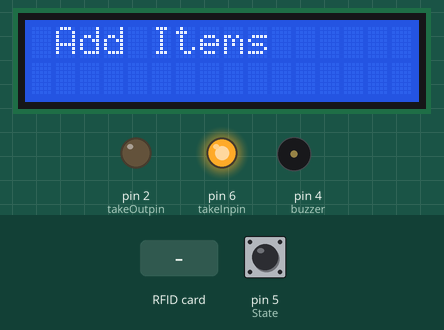
Simulated run of this sketch. Board: Arduino Uno, built with avr-gcc and run on an emulated ATmega328P. Parts: 16×2 character LCD, output pins drawn as LEDs (lit = HIGH), buzzer (waves = sounding, pin HIGH). Inputs (shaded band) come from the test bench; at power-on: pin 5 (State) HIGH. Pins used as bus, display or sensor lines are not drawn; what the sketch prints to the serial monitor is not drawn.

Above: at 5.4 s.
5.5 s: RFID card A2 05 0E 51 held to the reader
At 8.2 s:
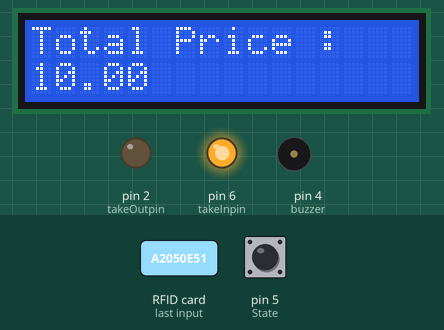
8.5 s: RFID card 92 D1 E5 51 held to the reader
At 11.0 s:
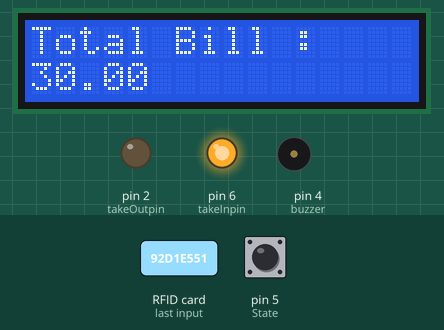
11.5 s: RFID card 92 85 CB 51 held to the reader
At 12.8 s:
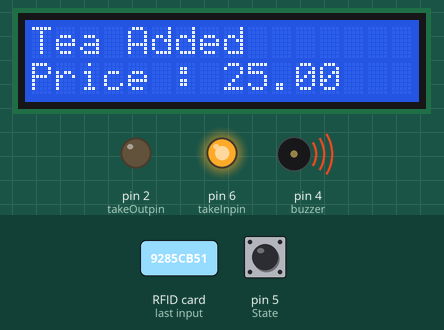
14.5 s: pin 5 (State) pulled LOW for 0.15 s
At 15.8 s:
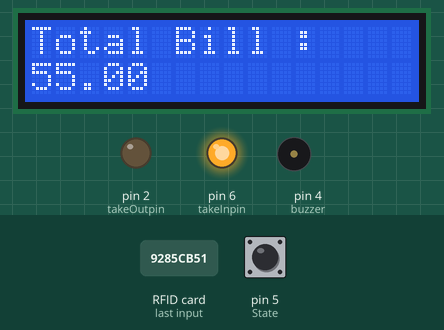
16.1 s: pin 5 (State) pulled LOW for 3.2 s
At 17.0 s:
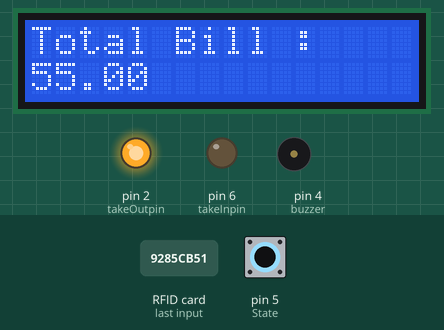
Timing chart, 0 to 20.8 s (numbered marks = the images above; inputs shaded):
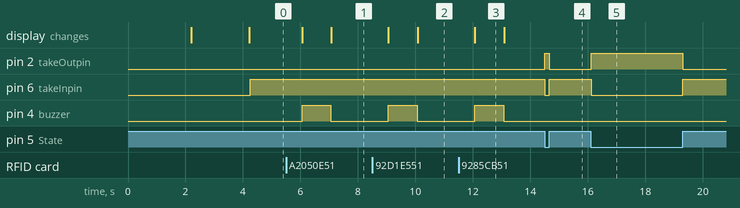

The sketch:

Trolley_System.ino
```cpp
/*
Author: Evans Muema
Date:23/3/2024
Contact:muemarevans@gmail.com
GitHub:MuemarXe
I hope this Helps Fellow Embedded systems Engineer!!!!
Enjoy!!!!
*/

#include <Wire.h>
// Include LCD display library for I2C
#include <LiquidCrystal_I2C.h>
// Include Keypad library

// Create LCD object
LiquidCrystal_I2C lcd(0x27, 16, 2);
#include <SPI.h>
#include <MFRC522.h>

#define SS_PIN 10
#define RST_PIN 9
MFRC522 mfrc522(SS_PIN, RST_PIN);

char input[12];
int count = 0;
const int State =5;
int takeInpin =6;
int takeOutpin =2;
int buzzer =4;

bool itemAdded1 = false; // Flags to track whether item is added
bool itemAdded2 = false;
bool itemAdded3 = false;

int ButtonState;
int p1 = 0, p2 = 0, p3 = 0, p4 = 0;
int c1 = 0, c2 = 0, c3 = 0, c4 = 0;

double total = 0;
int count_prod = 0;
String uid = "";

void setup ()
{

  Serial.begin(9600);
  pinMode(State, INPUT_PULLUP);
  pinMode(takeOutpin, OUTPUT);
  pinMode(takeInpin, OUTPUT);
  pinMode(buzzer, OUTPUT);
  SPI.begin();
  mfrc522.PCD_Init();
  lcd.clear();
  lcd.backlight();
  lcd.init();
  lcd.begin(16, 2);

  lcd.clear();
  lcd.setCursor(0, 0);
  lcd.print("WELCOME TO");
  delay (2000);
  lcd.setCursor(3, 1);
  lcd.print("SUPER MARKET");
  delay (2000);
  lcd.clear();
  lcd.setCursor(0, 0);
  lcd.print(" Add Items");


}


void loop()
{
   if (mfrc522.PICC_IsNewCardPresent() && mfrc522.PICC_ReadCardSerial()) {
    // Read the UID number
    uid = "";
    for (byte i = 0; i < mfrc522.uid.size; i++) {
      uid += String(mfrc522.uid.uidByte[i] < 0x10 ? "0" : "");
      uid += String(mfrc522.uid.uidByte[i], HEX);
    }

    Serial.println("UID tag is : " + uid);


    mfrc522.PICC_HaltA();  // Halt card
    mfrc522.PCD_StopCrypto1(); // Stop encryption on the card

    delay(500);  // Wait for a second before scanning for the next card

    delay(5);

  }
   ButtonState = digitalRead(State);
  Serial.print("Button state: ");
  Serial.println(ButtonState);
   if( ButtonState==1){
    digitalWrite(takeInpin,HIGH);
    digitalWrite(takeOutpin, LOW);

    }
   if( ButtonState==0){
    digitalWrite(takeOutpin,HIGH);
    digitalWrite(takeInpin,LOW);
    }

  if (uid =="a2050e51" && ButtonState == 1  && !itemAdded1)
  {
    Serial.println("Butter Added ");
    lcd.setCursor(0, 0);
    lcd.print("Butter Added       ");
    lcd.setCursor(0, 1);
    lcd.print("Price : 10.00      ");
    itemAdded1 = true; // Set flag to true
    p1++;
    digitalWrite(4, HIGH);
    delay(1000);
    digitalWrite(4, LOW);
    total = total + 10.00;
    count_prod++;
    digitalWrite(4, LOW);
      lcd.clear();
      lcd.setCursor(0, 0);
      lcd.print("Total Price :");

      lcd.setCursor(0, 1);
      lcd.print(total);

  }
  else if (uid == "a2050e51" &&  ButtonState == 0 && itemAdded1)
  {
    if (p1 > 0)
    {
      Serial.println("Butter Removed ");
      lcd.clear();
      lcd.setCursor(0, 0);
      lcd.print("Butter Removed!!!        ");
      digitalWrite(4, HIGH);
      delay(1000);
      digitalWrite(4, LOW);
      itemAdded1 = false; // Set flag to true
      p1--;
      total = total - 10.00;
      count_prod--;

      lcd.clear();
      lcd.setCursor(0, 0);
      lcd.print("Total Price :");

      lcd.setCursor(0, 1);
      lcd.print(total);
    }
    else
    {
      lcd.clear();
      lcd.setCursor(0, 0);
      lcd.print("Not in cart!!!        ");
      digitalWrite(4, HIGH);
      delay(2000);
      digitalWrite(4, LOW);
      digitalWrite(4, HIGH);
      delay(1500);
      digitalWrite(4, LOW);
       digitalWrite(4, HIGH);
      delay(1000);
      digitalWrite(4, LOW);

      lcd.clear();
    }
  }


  if ( uid=="92d1e551" &&  ButtonState == 1  && !itemAdded2)
  {
    Serial.println ("Milk Added ");
    lcd.setCursor(0, 0);
    lcd.print("Milk Added       ");
    lcd.setCursor(0, 1);
    lcd.print("Price : 20.00      ");
    p2++;
    digitalWrite(4, HIGH);

    delay(1000);
    digitalWrite(4, LOW);
    itemAdded2 = true; // Set flag to true
    total = total + 20.00;
    count_prod++;
     lcd.clear();
      lcd.setCursor(0, 0);
      lcd.print("Total Bill :");

      lcd.setCursor(0, 1);
      lcd.print(total);
  }

  else if ( uid=="92d1e551" &&  ButtonState == 0  && itemAdded2)
  {
    if (p2 > 0)
    { Serial.println ("Milk Removed ");
      lcd.clear();
      lcd.setCursor(0, 0);
      lcd.print("Milk Removed!!!        ");
      digitalWrite(4, HIGH);

      delay(1000);
      digitalWrite(4, LOW);
      itemAdded2 = false; // Set flag to true
      p2--;
      total = total - 20.00;
      count_prod--;
      lcd.clear();
      lcd.setCursor(0, 0);
      lcd.print("Total Bill :");
      lcd.setCursor(0, 1);
      lcd.print(total);
    }
    else
    {
      lcd.clear();
      lcd.setCursor(0, 0);
      lcd.print("Not in cart!!!        ");
      digitalWrite(4, HIGH);

      delay(2000);
      digitalWrite(4, LOW);
      lcd.clear();
    }
  }


if ( uid == "9285cb51" &&  ButtonState == 1  && !itemAdded3)
  {

    Serial.println("Tea Added ");
    lcd.setCursor(0, 0);
    lcd.print("Tea Added       ");
    lcd.setCursor(0, 1);
    lcd.print("Price : 25.00      ");
    p3++;
    digitalWrite(4, HIGH);

    delay(1000);
    digitalWrite(4, LOW);
    itemAdded3 = true; // Set flag to true
    total = total + 25.00;
    count_prod++;
     lcd.clear();


      lcd.clear();
      lcd.setCursor(0, 0);
      lcd.print("Total Bill :");

      lcd.setCursor(0, 1);
      lcd.print(total);


  }

  else if ( uid== "9285cb51" && ButtonState == 0  && itemAdded3)
  {
    if (p3 > 0)
    { Serial.println("Tea Removed ");
      lcd.clear();
      lcd.setCursor(0, 0);
      lcd.print("Tea Removed!!!        ");
      digitalWrite(4, HIGH);

      delay(1000);
       digitalWrite(4, LOW);
       itemAdded3 = false; // Set flag to true

      p3--;
      total = total - 25.00;
      count_prod--;
      lcd.clear();

      lcd.clear();
      lcd.setCursor(0, 0);
      lcd.print("Total Bill :");
      lcd.setCursor(0, 1);
      lcd.print(total);

    }
    else
    {
      lcd.clear();
      lcd.setCursor(0, 0);
      lcd.print("Not in cart!!!        ");
      digitalWrite(4, HIGH);

      delay(2000);
      digitalWrite(4, LOW);
      lcd.clear();
    }
  }
  uid = ""; // Reset UID after processing
}
```

Measured:
- after the input at 5.5 s, pin 4 (buzzer): LOW → HIGH after 0.55 s, → LOW 1.0 s later; the display: first changes after 0.55 s (image 1 shows a later state)
- after the input at 8.5 s, pin 4 (buzzer): LOW → HIGH after 0.56 s, → LOW 1.0 s later; the display: first changes after 0.56 s (image 2 shows a later state)
- after the input at 11.5 s, pin 4 (buzzer): LOW → HIGH after 0.56 s, → LOW 1.0 s later; the display: changes after 0.56 s (image 3)
- after the input at 14.5 s, pin 2 (takeOutpin): LOW → HIGH at once, → LOW 0.15 s later; pin 6 (takeInpin): HIGH → LOW at once, → HIGH 0.15 s later
- after the input at 16.1 s, pin 2 (takeOutpin): LOW → HIGH at once, → LOW 3.2 s later; pin 6 (takeInpin): HIGH → LOW at once, → HIGH 3.2 s later
- what the display in image 3 shows lasts 1.0 s, from 12.1 s to 13.1 s
